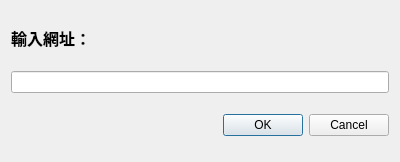
<?xml version="1.0" encoding="UTF-8"?>
<ui version="4.0">
 <class>RtspDialog</class>
 <widget class="QDialog" name="RtspDialog">
  <property name="geometry">
   <rect>
    <x>0</x>
    <y>0</y>
    <width>400</width>
    <height>162</height>
   </rect>
  </property>
  <property name="windowTitle">
   <string>Dialog</string>
  </property>
  <layout class="QVBoxLayout" name="verticalLayout">
   <item>
    <widget class="QLabel" name="label">
     <property name="sizePolicy">
      <sizepolicy hsizetype="Maximum" vsizetype="Maximum">
       <horstretch>0</horstretch>
       <verstretch>0</verstretch>
      </sizepolicy>
     </property>
     <property name="sizeIncrement">
      <size>
       <width>0</width>
       <height>0</height>
      </size>
     </property>
     <property name="font">
      <font>
       <family>微軟正黑體</family>
       <pointsize>12</pointsize>
       <weight>75</weight>
       <bold>true</bold>
      </font>
     </property>
     <property name="text">
      <string>輸入網址：</string>
     </property>
    </widget>
   </item>
   <item>
    <widget class="QLineEdit" name="lineEdit_url"/>
   </item>
   <item>
    <widget class="QDialogButtonBox" name="buttonBox">
     <property name="orientation">
      <enum>Qt::Horizontal</enum>
     </property>
     <property name="standardButtons">
      <set>QDialogButtonBox::Cancel|QDialogButtonBox::Ok</set>
     </property>
    </widget>
   </item>
  </layout>
 </widget>
 <resources/>
 <connections>
  <connection>
   <sender>buttonBox</sender>
   <signal>accepted()</signal>
   <receiver>RtspDialog</receiver>
   <slot>accept()</slot>
   <hints>
    <hint type="sourcelabel">
     <x>248</x>
     <y>254</y>
    </hint>
    <hint type="destinationlabel">
     <x>157</x>
     <y>274</y>
    </hint>
   </hints>
  </connection>
  <connection>
   <sender>buttonBox</sender>
   <signal>rejected()</signal>
   <receiver>RtspDialog</receiver>
   <slot>reject()</slot>
   <hints>
    <hint type="sourcelabel">
     <x>316</x>
     <y>260</y>
    </hint>
    <hint type="destinationlabel">
     <x>286</x>
     <y>274</y>
    </hint>
   </hints>
  </connection>
 </connections>
</ui>
